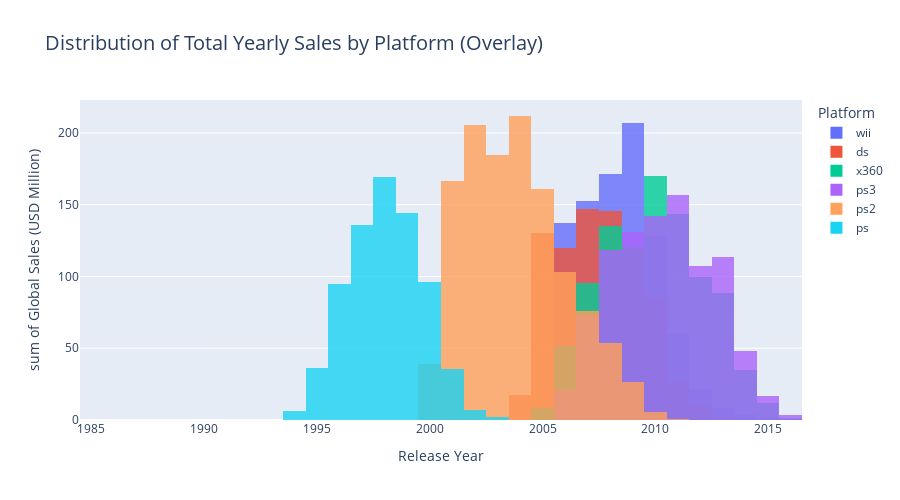

The cell this chart's notebook holds for it:
### Code cell
# distribution of platform sales each year for the top performing platforms
hist3 = px.histogram(top_platform_df,x='year_of_release', 
                     title='Distribution of Total Yearly Sales by Platform (Overlay)',
                     labels={'year_of_release':'Release Year','tot_sales':'Global Sales (USD Million)'},
                     color='platform',y='tot_sales',
                     barmode='overlay',opacity=0.8)
hist3.update_layout(title_font_size=20,legend_title_text='Platform',
                    height=500)
hist3.show()

### Figure 1 — Plotly figure (JSON) as saved in the notebook; plotly's stock layout.template omitted (floating-point values rounded to 4 significant figures; data arrays with more than 128 entries replaced by an {"elided": "..."} marker saying what was removed)
{"data": [{"alignmentgroup": "True", "bingroup": "x", "histfunc": "sum", "hovertemplate": "platform=wii<br>Release Year=%{x}<br>sum of Global Sales (USD Million)=%{y}<extra></extra>", "legendgroup": "wii", "marker": {"color": "#636efa", "opacity": 0.8, "pattern": {"shape": ""}}, "name": "wii", "offsetgroup": "wii", "orientation": "v", "showlegend": true, "type": "histogram", "x": {"elided": "1286 int values"}, "xaxis": "x", "y": {"elided": "1286 float values"}, "yaxis": "y"}, {"alignmentgroup": "True", "bingroup": "x", "histfunc": "sum", "hovertemplate": "platform=ds<br>Release Year=%{x}<br>sum of Global Sales (USD Million)=%{y}<extra></extra>", "legendgroup": "ds", "marker": {"color": "#EF553B", "opacity": 0.8, "pattern": {"shape": ""}}, "name": "ds", "offsetgroup": "ds", "orientation": "v", "showlegend": true, "type": "histogram", "x": {"elided": "2121 int values"}, "xaxis": "x", "y": {"elided": "2121 float values"}, "yaxis": "y"}, {"alignmentgroup": "True", "bingroup": "x", "histfunc": "sum", "hovertemplate": "platform=x360<br>Release Year=%{x}<br>sum of Global Sales (USD Million)=%{y}<extra></extra>", "legendgroup": "x360", "marker": {"color": "#00cc96", "opacity": 0.8, "pattern": {"shape": ""}}, "name": "x360", "offsetgroup": "x360", "orientation": "v", "showlegend": true, "type": "histogram", "x": {"elided": "1232 int values"}, "xaxis": "x", "y": {"elided": "1232 float values"}, "yaxis": "y"}, {"alignmentgroup": "True", "bingroup": "x", "histfunc": "sum", "hovertemplate": "platform=ps3<br>Release Year=%{x}<br>sum of Global Sales (USD Million)=%{y}<extra></extra>", "legendgroup": "ps3", "marker": {"color": "#ab63fa", "opacity": 0.8, "pattern": {"shape": ""}}, "name": "ps3", "offsetgroup": "ps3", "orientation": "v", "showlegend": true, "type": "histogram", "x": {"elided": "1306 int values"}, "xaxis": "x", "y": {"elided": "1306 float values"}, "yaxis": "y"}, {"alignmentgroup": "True", "bingroup": "x", "histfunc": "sum", "hovertemplate": "platform=ps2<br>Release Year=%{x}<br>sum of Global Sales (USD Million)=%{y}<extra></extra>", "legendgroup": "ps2", "marker": {"color": "#FFA15A", "opacity": 0.8, "pattern": {"shape": ""}}, "name": "ps2", "offsetgroup": "ps2", "orientation": "v", "showlegend": true, "type": "histogram", "x": {"elided": "2127 int values"}, "xaxis": "x", "y": {"elided": "2127 float values"}, "yaxis": "y"}, {"alignmentgroup": "True", "bingroup": "x", "histfunc": "sum", "hovertemplate": "platform=ps<br>Release Year=%{x}<br>sum of Global Sales (USD Million)=%{y}<extra></extra>", "legendgroup": "ps", "marker": {"color": "#19d3f3", "opacity": 0.8, "pattern": {"shape": ""}}, "name": "ps", "offsetgroup": "ps", "orientation": "v", "showlegend": true, "type": "histogram", "x": {"elided": "1190 int values"}, "xaxis": "x", "y": {"elided": "1190 float values"}, "yaxis": "y"}], "layout": {"barmode": "overlay", "height": 500, "legend": {"title": {"text": "Platform"}, "tracegroupgap": 0}, "title": {"font": {"size": 20}, "text": "Distribution of Total Yearly Sales by Platform (Overlay)"}, "xaxis": {"anchor": "y", "domain": [0, 1], "title": {"text": "Release Year"}}, "yaxis": {"anchor": "x", "domain": [0, 1], "title": {"text": "sum of Global Sales (USD Million)"}}}}
